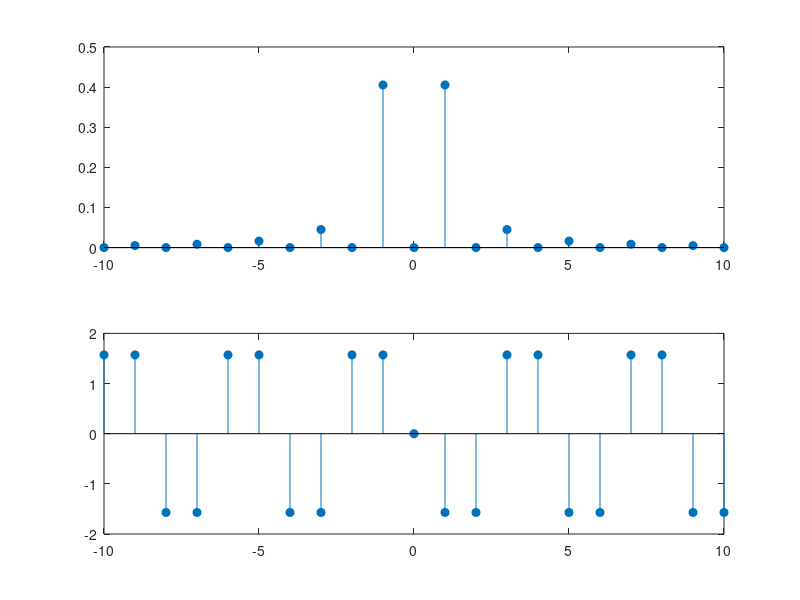

The MATLAB script that drew this image:
%eg2
N=10
n1=-N:-1
c1=-4*j*sin(n1*pi/2)/pi^2./n1.^2
c0=0
n2=1:N
c2=-4*j*sin(n2*pi/2)/pi^2./n2.^2
cn=[c1 c0 c2]
n=-N:N
subplot(211)
stem(n,abs(cn),'filled')
subplot(212)
stem(n,angle(cn),'filled')
